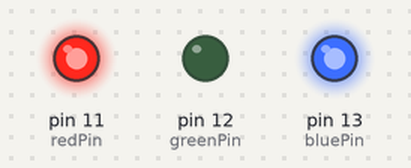
A sketch run on a simulated Arduino Uno, built with avr-gcc and run on an emulated ATmega328P. On the bench: output pins drawn as LEDs (lit = HIGH).

Above: at 0.1 s.
At 2.7 s:
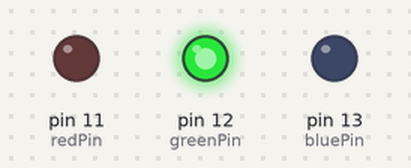
Timing chart, 0 to 3.0 s (numbered marks = the images above):
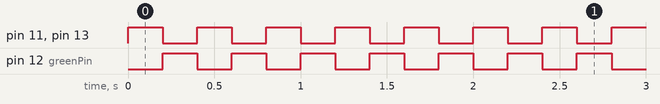

Measured:
- by itself, pin 11 (redPin), pin 12 (greenPin), pin 13 (bluePin): alternates HIGH for 0.20 s and LOW for 0.20 s

The sketch:

blink.ino
```cpp
// hello world
//  playing with resistors
int bluePin = 13;
int greenPin = 12;
int redPin = 11;

void setup(){
    pinMode(bluePin, OUTPUT);
    pinMode(greenPin, OUTPUT);
    pinMode(redPin, OUTPUT);
}


void loop(){
    digitalWrite(bluePin, HIGH);
    //delay(100);
    digitalWrite(greenPin, LOW);
    //delay(100);
    digitalWrite(redPin, HIGH);
    delay(200);
     digitalWrite(bluePin, LOW);
    //delay(100);
    digitalWrite(greenPin, HIGH);
   // delay(100);
    digitalWrite(redPin, LOW);
    delay(200);
}
```
